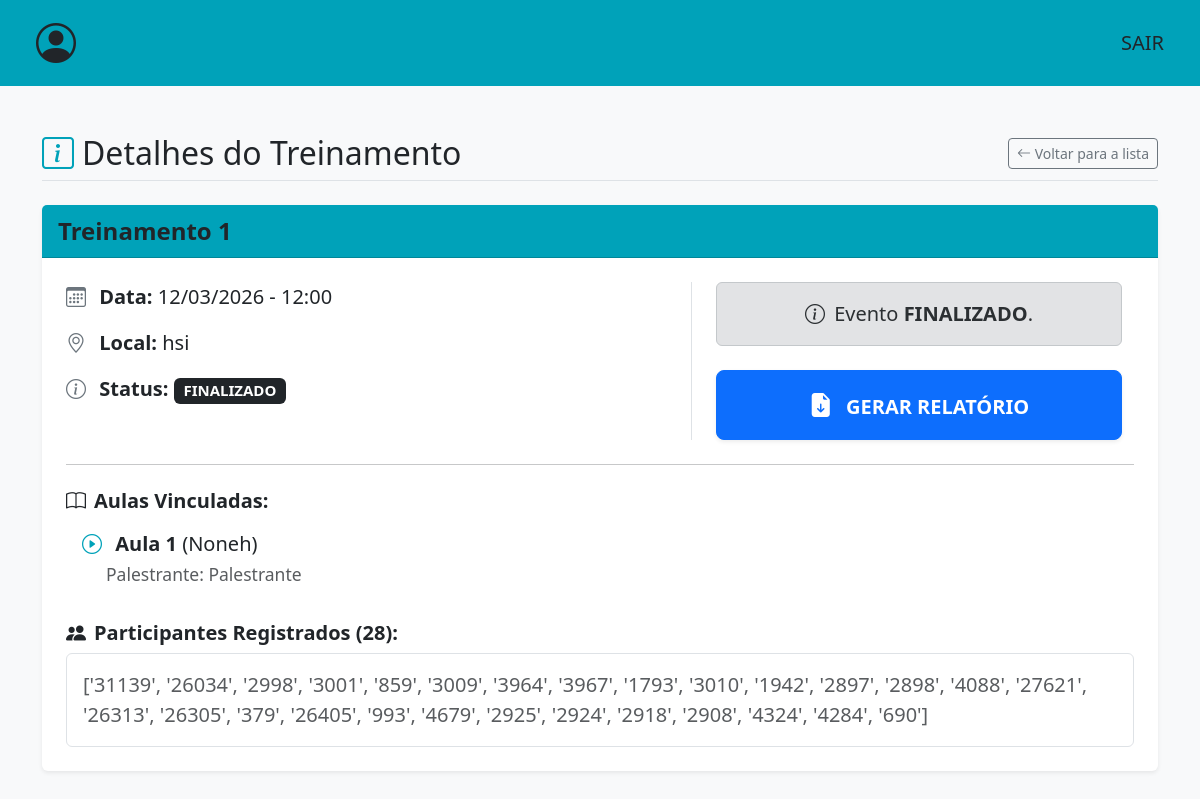
/conferir-treinamento/24/ (signed in), run on an earlier commit of the app's database.
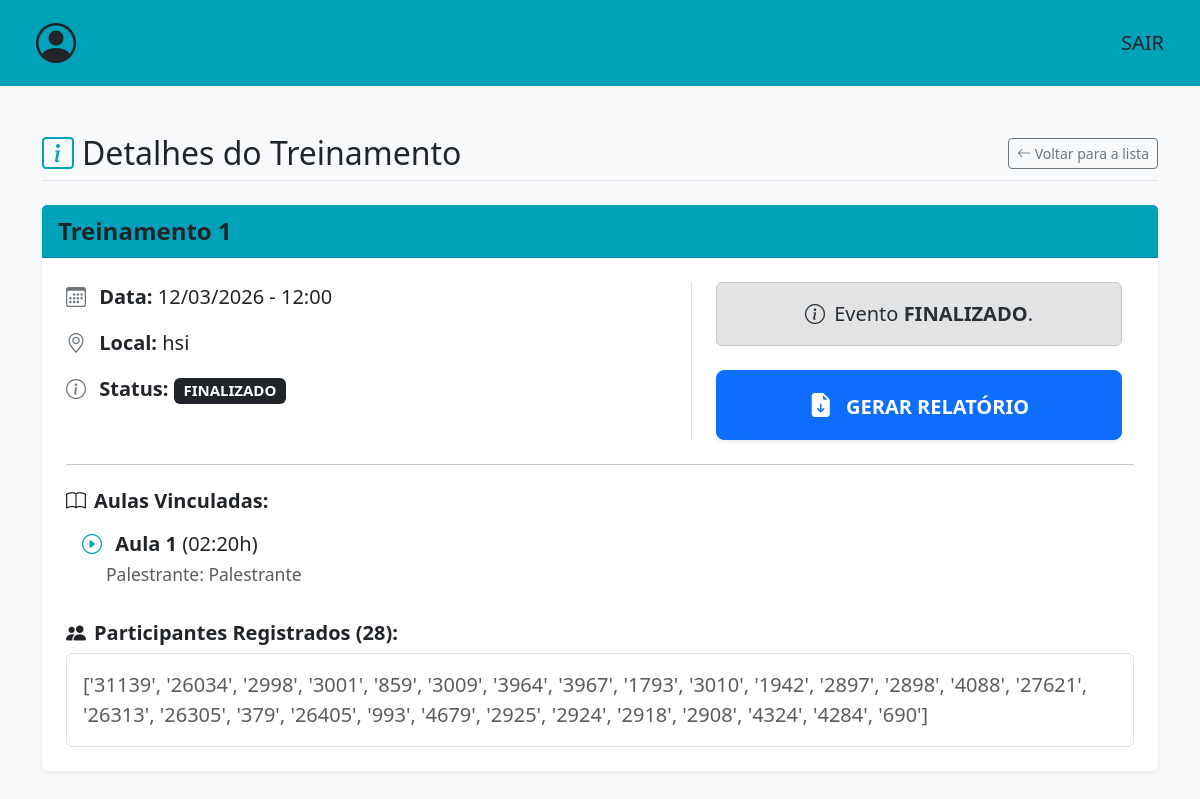
And on a later commit of the database.
### events/models.py (models this page shows, shortened)
class Aula(models.Model):
    nm_aula = models.CharField(max_length=150)
    descricao = models.CharField(max_length=200)
    palestrante = models.CharField(max_length=100)
    carga_horaria = models.TimeField(null=False)

### events/views.py (the view)
# urls.py: path('conferir-treinamento/<int:treinamento_id>/',conferir_treinamento,name='conferir-treinamento'),
@login_required(login_url='/login')
def conferir_treinamento(request,treinamento_id):
    treinamento = Treinamento.objects.get(id=treinamento_id)
    return render(request,'events/conferir-treinamento.html',{'treinamento':treinamento})

### templates/events/conferir-treinamento.html (shortened to what this page needs)
<!DOCTYPE html>
<html lang="pt-br">
<head>
    <link href="https://cdn.jsdelivr.net/npm/bootstrap@5.3.2/dist/css/bootstrap.min.css" rel="stylesheet">
    <link href="https://cdn.jsdelivr.net/npm/bootstrap-icons@1.11.1/font/bootstrap-icons.css" rel="stylesheet">
</head>
<body class="bg-light">
    {% include 'partials/navbar.html' %}
    <div class="container mt-5">
        <div class="d-flex justify-content-between align-items-center mb-4 border-bottom pb-2">
            <h2 class="m-0"><i class="bi bi-info-square text-custom-teal me-2"></i>Detalhes do Treinamento</h2>
            <a href="{% url 'listar-eventos-marcados' %}" class="btn btn-outline-secondary btn-sm">
                <i class="bi bi-arrow-left"></i> Voltar para a lista
            </a>
        </div>
        <div class="card shadow-sm border-0">
            <div class="card-header bg-custom-teal text-dark fw-bold fs-4">
                {{ treinamento.nm_evento }}
            </div>
            <div class="card-body fs-5 p-4">
                <div class="row">
                    <div class="col-md-7">
                        <p><i class="bi bi-calendar3 text-secondary me-2"></i> <strong>Data:</strong> {{ treinamento.data|date:"d/m/Y - H:i" }}</p>
                        <p><i class="bi bi-geo-alt text-secondary me-2"></i> <strong>Local:</strong> {{ treinamento.get_local_display }}</p>
                        <p><i class="bi bi-info-circle text-secondary me-2"></i> <strong>Status:</strong>
                            <span class="badge bg-dark">{{ treinamento.get_status_display|upper }}</span>
                        </p>
                    </div>
                    <div class="col-md-5 d-flex flex-column justify-content-center gap-3 border-start px-4">
                        {% if treinamento.status == 'MARCADO' %}
                            <button type="button" class="btn btn-success btn-lg fw-bold shadow-sm py-3 w-100" data-bs-toggle="modal" data-bs-target="#iniciarModal">
                                <i class="bi bi-play-fill fs-4 me-2"></i> INICIAR EVENTO
                            </button>
                        {% else %}
                            <div class="alert alert-secondary text-center mb-2">
                                <i class="bi bi-info-circle me-1"></i> Evento <strong>{{ treinamento.get_status_display|upper }}</strong>.
                            </div>
                            <a href="{% url 'exportar-lista-treinamento' treinamento.id %}" class="btn btn-primary btn-lg fw-bold shadow-sm py-3 w-100">
                                <i class="bi bi-file-earmark-arrow-down-fill fs-4 me-2"></i> GERAR RELATÓRIO
                            </a>
                        {% endif %}
                    </div>
                </div>
                <hr class="my-4">
                <h5 class="fw-bold"><i class="bi bi-book me-2"></i>Aulas Vinculadas:</h5>
                <ul class="list-group list-group-flush mb-4">
                    {% for aula in treinamento.aulas.all %}
                        <li class="list-group-item bg-transparent">
                            <i class="bi bi-play-circle text-custom-teal me-2"></i>
                            <strong>{{ aula.nm_aula }}</strong> ({{ aula.carga_horaria }}h) <br>
                            <small class="text-muted ms-4">Palestrante: {{ aula.palestrante }}</small>
                        </li>
                    {% empty %}
                        <li class="list-group-item bg-transparent text-danger">Nenhuma aula vinculada a este evento.</li>
                    {% endfor %}
                </ul>
                <h5 class="fw-bold"><i class="bi bi-people-fill me-2"></i>Participantes Registrados ({{ treinamento.participantes|length }}):</h5>
                <div class="bg-white border rounded p-3 text-muted">
                    {{ treinamento.participantes }}
                </div>
            </div>
        </div>
    </div>
</body>
</html>

What changed in the data, as far as the page shows it:
changed Aula "Aula 1": carga_horaria "None" → "02:20"
